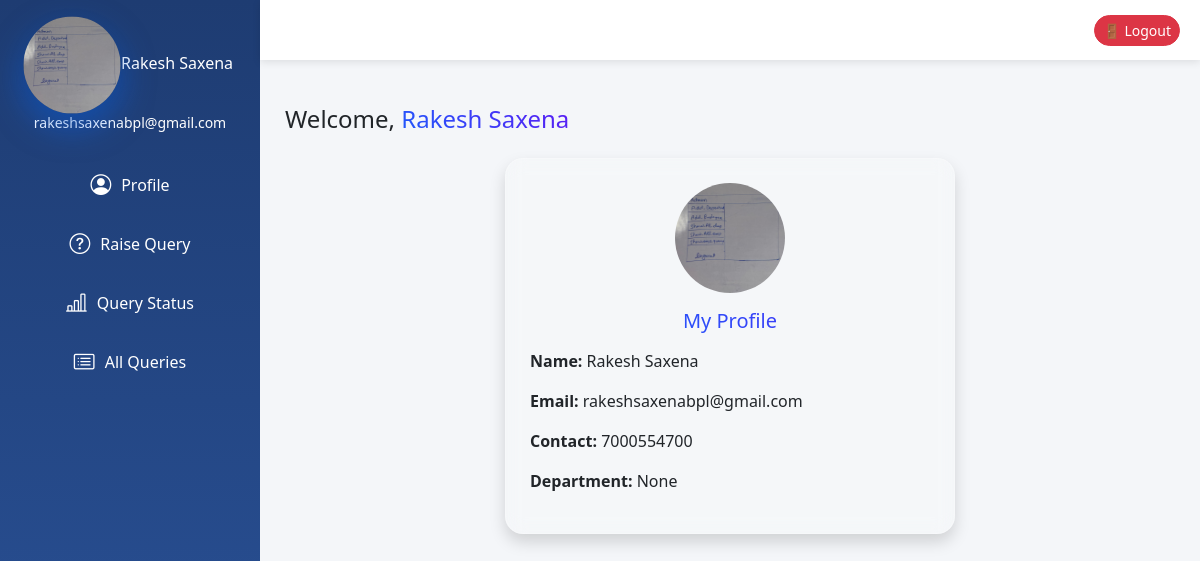
The app's page /userdashboard/profile/ (signed in) with its own data.
### app/models.py (models this page shows, shortened)
class Employee1(models.Model):
    name = models.CharField(max_length=100)
    email = models.EmailField(unique=True)
    contact = models.CharField(max_length=15)
    image = models.ImageField(upload_to='employee_profiles/', null=True, blank=True)
    password = models.CharField(max_length=128,default='N/A')
    department=models.CharField(max_length=50,null=True)
    d_code = models.CharField(max_length=20,null=True)
    d_des = models.CharField(max_length=50,null=True)

### app/views.py (the view)
# urls.py: path('userdashboard/profile/',profile,name='profile'),
def profile(req):
     if  'user_id' in req.session:
          id = req.session['user_id']
          userdata=emp1.objects.get(id=id)
          return render (req,'userdashboard.html',{'data':userdata,'profile':True})
     else:
          return redirect('login')

### app/templates/userdashboard.html (shortened to what this page needs)
{% extends "base.html" %}
{% block content %}
<div class="sidebar" id="sidebar">
  <div class="user-box">
    <img src="{{ data.image.url }}" onerror="this.src='https://via.placeholder.com/90'">
    <h6>{{ data.name }}</h6>
    <small>{{ data.email }}</small>
  </div>
  <a href="{% url 'profile' %}"><i class="bi bi-person-circle"></i> <span>Profile</span></a>
  <a href="{% url 'query' %}"><i class="bi bi-question-circle"></i> <span>Raise Query</span></a>
  <a href="{% url 'query_status' %}"><i class="bi bi-bar-chart-line"></i> <span>Query Status</span></a>
  <a href="{% url 'all_query' %}"><i class="bi bi-card-list"></i> <span>All Queries</span></a>
</div>
<div class="topbar">
  <a href="{% url 'logout' %}" class="btn btn-danger btn-sm">🚪 Logout</a>
</div>
<div class="main-content">
  <h4 class="mb-4">Welcome, <span class="gradient-text">{{ data.name }}</span></h4>
  {% if profile %}
  <div class="card shadow p-4" style="max-width:450px; margin:auto;">
    <div class="text-center mb-3">
      <img src="{{ data.image.url }}" onerror="this.src='https://via.placeholder.com/120'">
    </div>
    <h5 class="text-center mb-3 gradient-text">My Profile</h5>
    <p><strong>Name:</strong> {{ data.name }}</p>
    <p><strong>Email:</strong> {{ data.email }}</p>
    <p><strong>Contact:</strong> {{ data.contact }}</p>
    <p><strong>Department:</strong> {{ data.department }}</p>
  </div>
  {% endif %}
</div>
{% endblock %}

### app/templates/userdashboard.html (style rules this page uses)
body { background:#f4f6f9; overflow-x:hidden; font-family: 'Segoe UI', sans-serif; margin:0; }
.sidebar { position:fixed; top:0; left:0; height:100vh; background:linear-gradient(180deg,#1e3c72,#2a5298); color:#fff; transition: width 0.3s ease; z-index: 1000; overflow:hidden; width:70px; padding:20px 5px; }
.user-box { text-align:center; margin-bottom:25px; }
.user-box img { width:50px; height:50px; border-radius:50%; object-fit:cover; border:none; box-shadow: 0 6px 15px rgba(13,110,253,0.2), 0 3px 8px rgba(0,0,0,0.08); transition: width 0.3s, height 0.3s, transform 0.3s, box-shadow 0.3s; }
.user-box h6, .user-box small { opacity:0; transition: opacity 0.3s; white-space: nowrap; overflow: hidden; }
.sidebar a { display:flex; align-items:center; color:#fff; text-decoration:none; padding:10px 12px; border-radius:8px; margin-bottom:8px; justify-content:center; transition:0.3s; }
.sidebar a i { font-size:1.3rem; transition: transform 0.3s; }
.sidebar a span { display:none; margin-left:10px; white-space: nowrap; }
.topbar { position:fixed; top:0; left:70px; right:0; height:60px; background:#fff; display:flex; align-items:center; justify-content:flex-end; padding:0 20px; box-shadow:0 2px 8px rgba(0,0,0,0.1); z-index:1001; transition: left 0.3s ease; }
.main-content { margin-left:70px; margin-top:80px; padding:25px; transition: margin-left 0.3s ease; }
.card { border-radius:18px; transition:0.3s; background: rgba(255,255,255,0.12); backdrop-filter: blur(10px); border:1px solid rgba(255,255,255,0.2); cursor: pointer; overflow:hidden; width:100%; max-width:100%; margin-bottom:18px; }
.gradient-text { background: linear-gradient(45deg, #0d6efd, #6610f2, #0dcaf0); background-size: 300% 300%; -webkit-background-clip: text; -webkit-text-fill-color: transparent; animation: gradientMove 3s ease infinite; }
.btn-primary, .btn-danger, .btn-warning { border-radius:50px; transition:0.2s, transform 0.2s; }
.card .text-center img { border-radius:50%; width:110px; height:110px; object-fit:cover; transition:0.3s; }

### records on screen
Employee1: image (picture), name "Rakesh Saxena", email "rakeshsaxenabpl@gmail.com", contact "7000554700", department "None"
